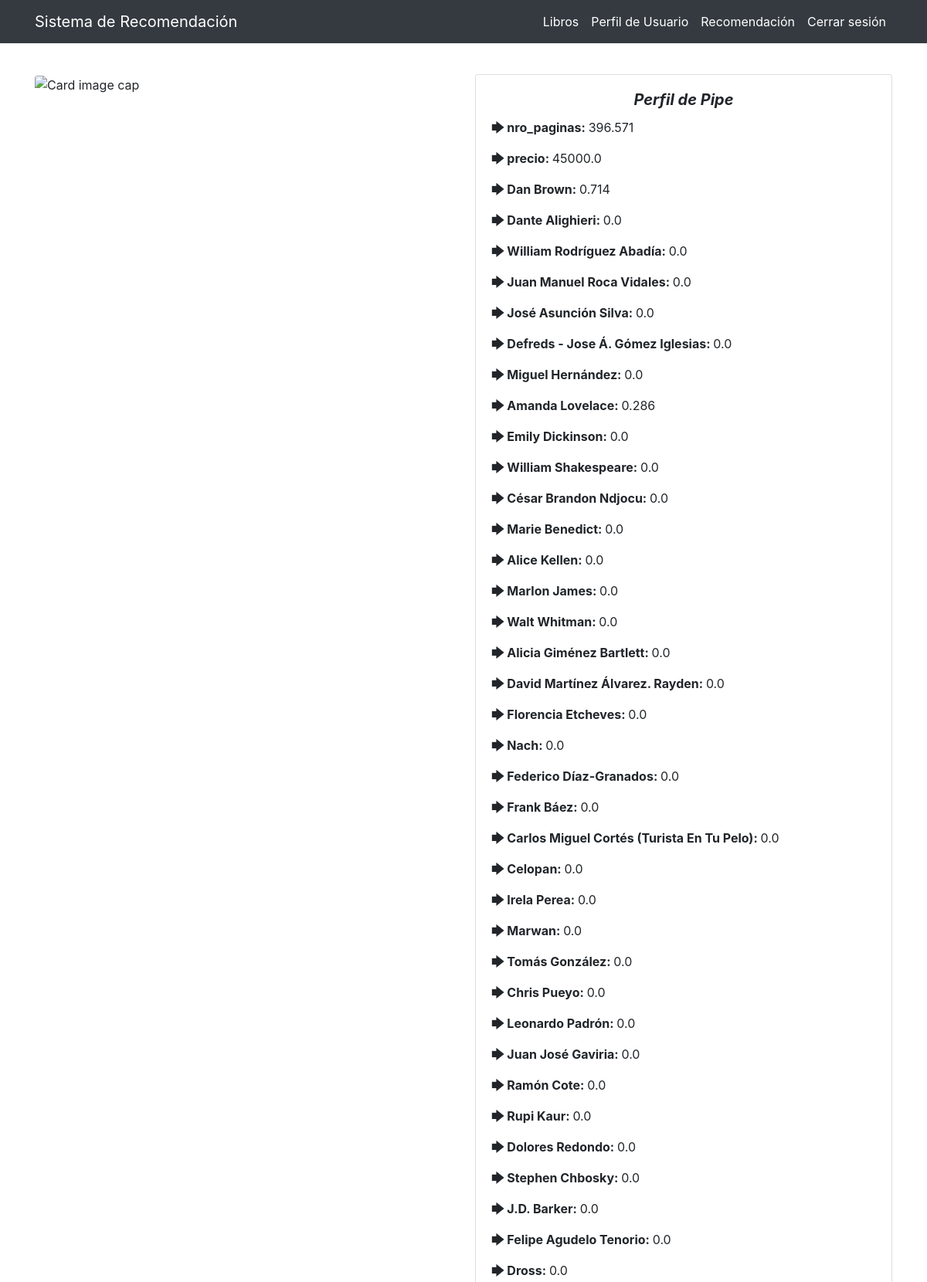
The page /libros/perfil-usuario/ (signed in, upper part) on the database its author committed.
### libros/models.py (models this page shows, shortened)
class Libro(models.Model):
    nombre = models.CharField(max_length=80)
    autor = models.CharField(max_length=80, null=True, blank=True)
    editorial = models.CharField(max_length=100, null=True, blank=True)
    nro_paginas = models.IntegerField(null=True, blank=True)
    precio = models.FloatField(null=True, blank=True)
    url = models.CharField(max_length=500, null=True, blank=True)
    observaciones = models.CharField(max_length=500, null=True, blank=True)
    estado = models.CharField(max_length=50, null=True, blank=True)
    link2 = models.CharField(max_length=500, null=True, blank=True)
    nombreautor = models.CharField(max_length=500, null=True, blank=True)

### libros/views.py (the view)
# urls.py: path('perfil-usuario/', VerPerfilUsuario.as_view(), name='perfil-usuario'),
@method_decorator([login_required], name='dispatch')
class VerPerfilUsuario(TemplateView):
    template_name = 'libros/perfil-usuario.html'
    def get_context_data(self, **kwargs):
        context = super(VerPerfilUsuario, self).get_context_data(**kwargs)
        if len(Calificacion.objects.filter(usuario = self.request.user)) != 0:
            context['perfil'] = get_user_profile(self.request.user)
        return context

### templates/libros/perfil-usuario.html (shortened to what this page needs)
{% extends 'base.html' %}
{% block content %}
{% if user.is_authenticated %}
<div class="container mt-5">
    <div class="row justify-content-center">
        <div class="col-sm-12 col-md-6">
            <img class="card-img-top" src="/static/img/profile.png" alt="Card image cap" style="width: 25rem;">
        </div>
        <div class="col-sm-12 col-md-6">
            <div class="card">
                <div class="card-body">
                    <h5 class="card-title font-weight-bold text-center"><em>Perfil de {{ user.first_name }}</em></h5>
                    {% if perfil %}
                        {% for p in perfil %}
                            <p><span class="font-weight-bold">🡆 {{ p.label }}: </span>{{ p.value }}</p>
                        {% endfor %}
                    {% endif %}
                </div>
            </div>
        </div>
    </div>
</div>
{% endif %}
{% endblock content %}

### rows shown on the page
Libro: label "Dan Brown"
Libro: label "Dante Alighieri"
Libro: label "William Rodríguez Abadía"
Libro: label "Juan Manuel Roca Vidales"
Libro: label "José Asunción Silva"
Libro: label "Defreds - Jose Á. Gómez Iglesias"
Libro: label "Miguel Hernández"
Libro: label "Amanda Lovelace"
Libro: label "Emily Dickinson"
Libro: label "William Shakespeare"
Libro: label "César Brandon Ndjocu"
Libro: label "Marie Benedict"
Libro: label "Alice Kellen"
Libro: label "Marlon James"
Libro: label "Walt Whitman"
Libro: label "Alicia Giménez Bartlett"
Libro: label "David Martínez Álvarez. Rayden"
Libro: label "Florencia Etcheves"
Libro: label "Nach"
Libro: label "Federico Díaz-Granados"
Libro: label "Frank Báez"
Libro: label "Carlos Miguel Cortés (Turista En Tu Pelo)"
Libro: label "Celopan"
Libro: label "Irela Perea"
Libro: label "Marwan"
Libro: label "Tomás González"
Libro: label "Chris Pueyo"
Libro: label "Leonardo Padrón"
Libro: label "Juan José Gaviria"
Libro: label "Ramón Cote"
Libro: label "Rupi Kaur"
Libro: label "Dolores Redondo"
Libro: label "Stephen Chbosky"
Libro: label "J.D. Barker"
Libro: label "Felipe Agudelo Tenorio"
Libro: label "Dross"

### other values the page prints
{{ user.first_name }} "Pipe"
{{ p.label }} "nro_paginas" "precio"
{{ p.value }} "396.571" "45000.0" "0.714" "0.0" "0.0" "0.0" "0.0" "0.0" "0.0" "0.286" "0.0" "0.0" "0.0" "0.0" "0.0" "0.0" "0.0" "0.0" "0.0" "0.0" "0.0" "0.0" "0.0" "0.0" "0.0" "0.0" "0.0" "0.0" "0.0" "0.0" "0.0" "0.0" "0.0" "0.0" "0.0" "0.0" "0.0" "0.0"
